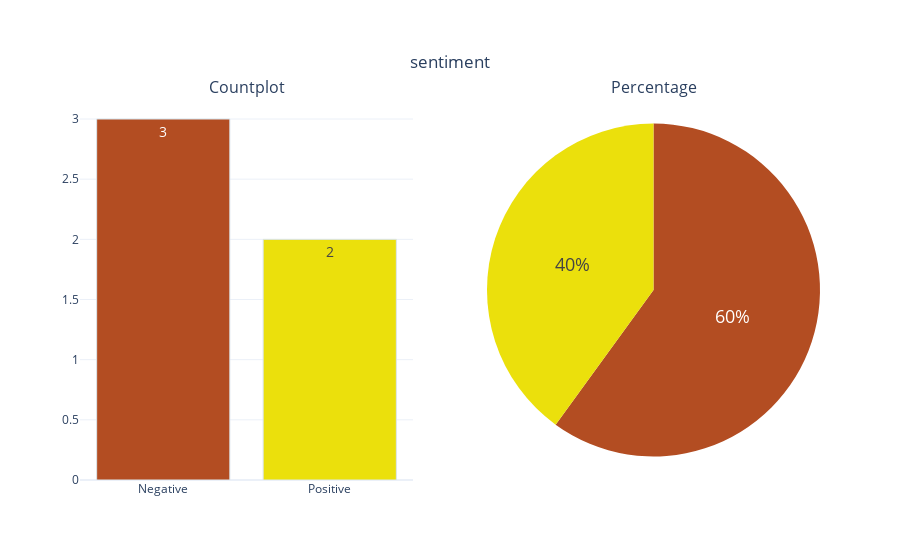

Source (notebook cell):
### Code cell
categorical_variable_summary(df, 'sentiment')

### Figure 1 — Plotly figure (JSON) as saved in the notebook; plotly's stock layout.template omitted (floating-point values rounded to 4 significant figures)
{"data": [{"marker": {"color": ["#B34D22", "#EBE00C", "#1FEB0C", "#0C92EB", "#E80CD5"], "line": {"color": "#DBE6EC", "width": 1}}, "name": "sentiment", "showlegend": false, "text": ["3", "2"], "textfont": {"size": 14}, "textposition": "auto", "type": "bar", "x": ["Negative", "Positive"], "xaxis": "x", "y": [3, 2], "yaxis": "y"}, {"domain": {"x": [0.55, 1], "y": [0, 1]}, "labels": ["Negative", "Positive"], "marker": {"colors": ["#B34D22", "#EBE00C", "#1FEB0C", "#0C92EB", "#E80CD5"]}, "name": "sentiment", "showlegend": false, "textfont": {"size": 18}, "textposition": "auto", "type": "pie", "values": [3, 2]}], "layout": {"annotations": [{"font": {"size": 16}, "showarrow": false, "text": "Countplot", "x": 0.225, "xanchor": "center", "xref": "paper", "y": 1, "yanchor": "bottom", "yref": "paper"}, {"font": {"size": 16}, "showarrow": false, "text": "Percentage", "x": 0.775, "xanchor": "center", "xref": "paper", "y": 1, "yanchor": "bottom", "yref": "paper"}], "autosize": true, "title": {"text": "sentiment", "x": 0.5, "xanchor": "center", "y": 0.9, "yanchor": "top"}, "xaxis": {"anchor": "y", "autorange": true, "domain": [0, 0.45], "range": [-0.5, 1.5], "type": "category"}, "yaxis": {"anchor": "x", "autorange": true, "domain": [0, 1], "range": [0, 3.158], "type": "linear"}}}
